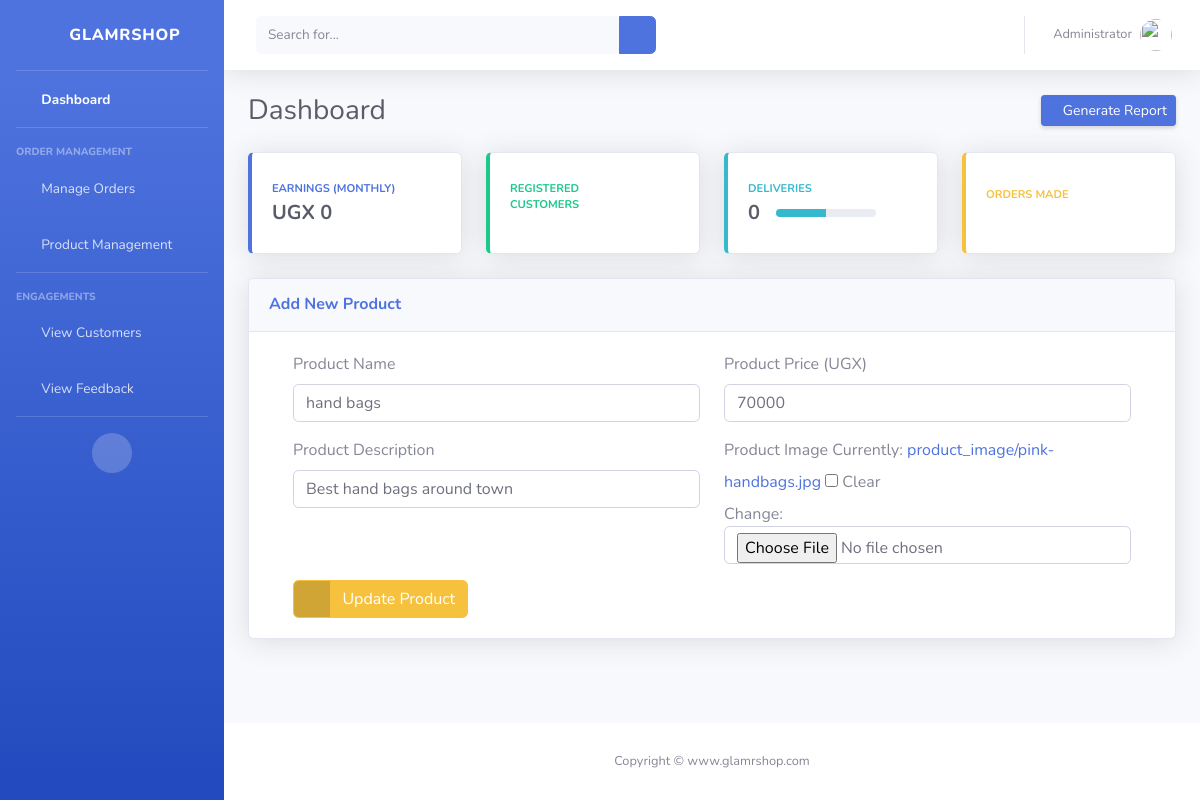
The app's page /update-product/1 (signed in) with its own data.
### ecom/models.py (models this page shows, shortened)
class Product(models.Model):
    name=models.CharField(max_length=40)
    product_image= models.ImageField(upload_to='product_image/',null=True,blank=True)
    price = models.PositiveIntegerField()
    description=models.CharField(max_length=40)

### ecom/views.py (the view)
# urls.py: path('update-product/<int:pk>', views.update_product_view,name='update-product'),
@login_required(login_url='adminlogin')
def update_product_view(request,pk):
    product=models.Product.objects.get(id=pk)
    productForm=forms.ProductForm(instance=product)
    if request.method=='POST':
        productForm=forms.ProductForm(request.POST,request.FILES,instance=product)
        if productForm.is_valid():
            productForm.save()
            return redirect('admin-products')
    return render(request,'adminDashboard/update_product.html',{'productForm':productForm})

### ecom/forms.py
class ProductForm(forms.ModelForm):
    class Meta:
        model=models.Product
        fields=['name','price','description','product_image']

### templates/adminDashboard/update_product.html (shortened to what this page needs)
{% extends 'adminDashboard/base.html' %}
{% load static %}
{% load widget_tweaks %}
{% block content %}
<div class="card shadow mb-4">
    <div class="card-header py-3">
        <h6 class="m-0 font-weight-bold text-primary">Add New Product</h6>
    </div>
    <div class="card-body">
        <form method="post" enctype="multipart/form-data">
            <div class="container register-form">
              <div class="form">
                <div class="form-content">
                  <div class="row">
                    <div class="col-md-6">
                      <div class="form-group">
                        <label for="">Product Name</label>
                        {% render_field productForm.name class="form-control" placeholder="Product Name" %}
                      </div>
                      <div class="form-group">
                        <label for="">Product Description</label>
                        {% render_field productForm.description class="form-control" placeholder="Description" %}
                      </div>
                    </div>
                    <div class="col-md-6">
                      <div class="form-group">
                        <label for="">Product Price (UGX)</label>
                        {% render_field productForm.price class="form-control" placeholder="0" %}
                      </div>
                      <div class="form-group">
                        <label for="">Product Image</label>
                        {% render_field productForm.product_image class="form-control" placeholder="product_image" %}
                      </div>
                    </div>
                  </div>
                  <button class="btnSubmit btn btn-warning btn-icon-split" type="submit">
                    <span class="icon text-white-50">
                        <i class="fas fa-check"></i>
                    </span>
                    <span class="text">Update Product</span>
                </button>
                </div>
              </div>
            </div>
          </form>
    </div>
</div>
{% endblock %}

### records on screen
Product: name "hand bags", description "Best hand bags around town", price "70000"
